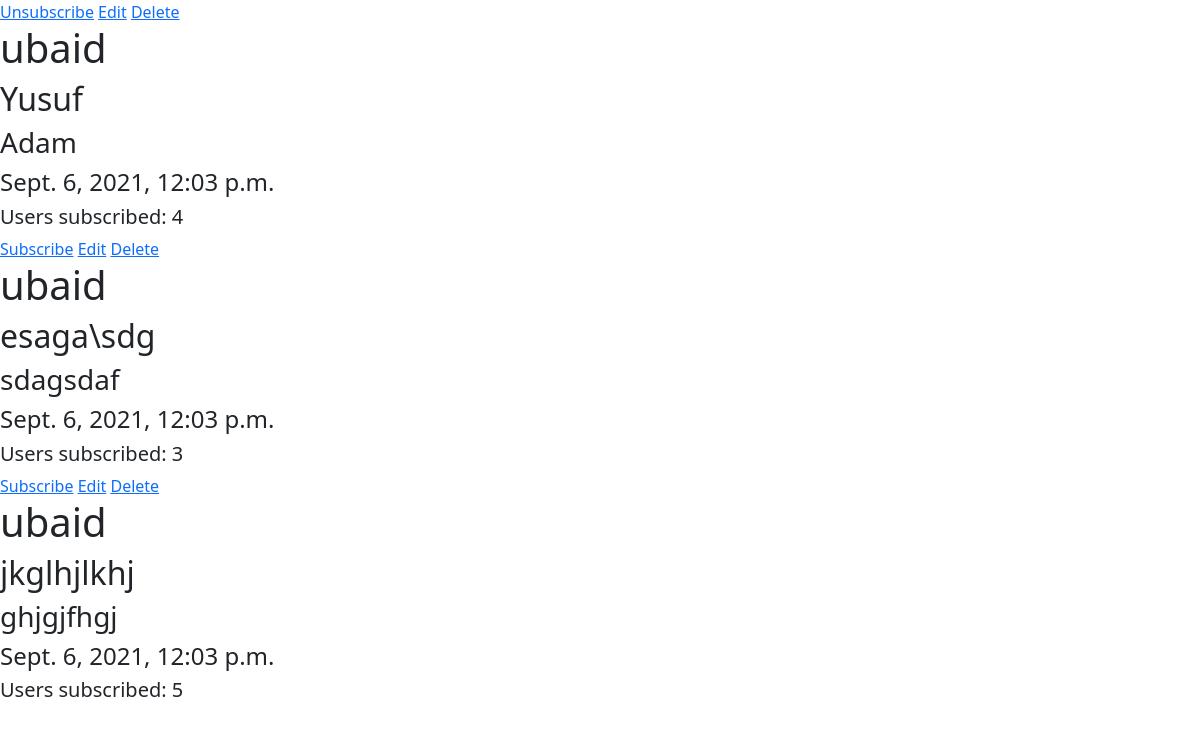
The page / (signed in) on the database as committed earlier.
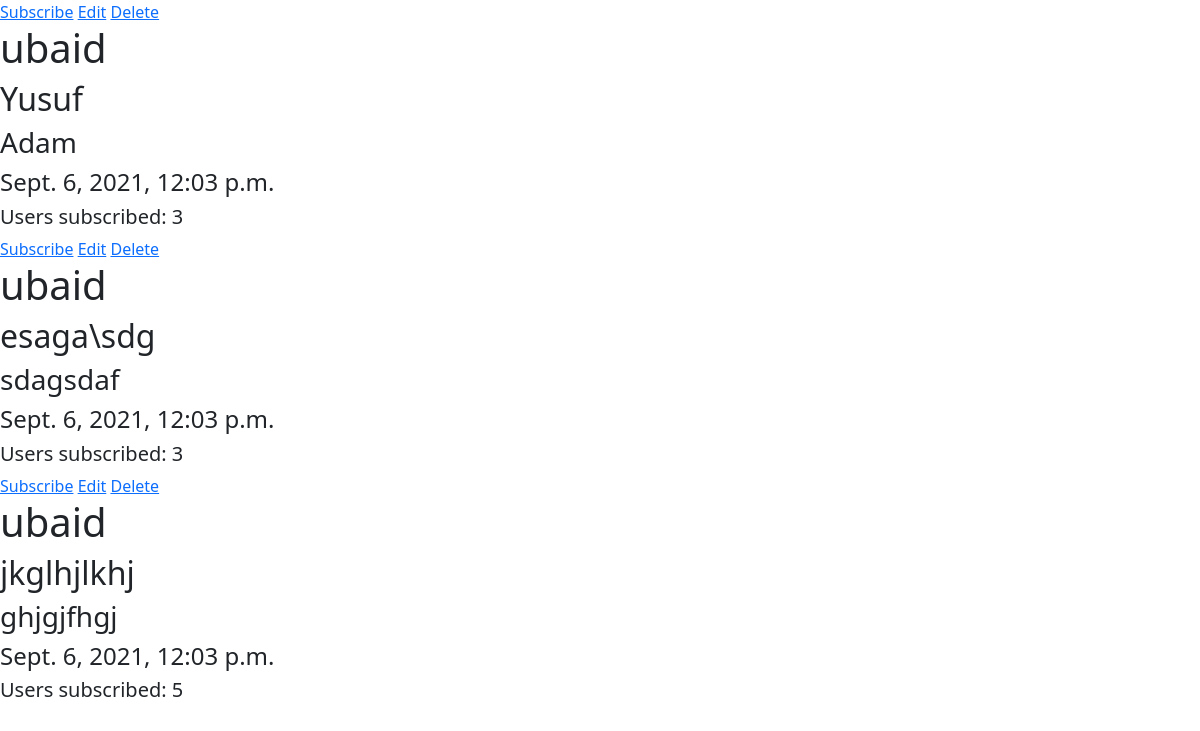
The same page on the database as committed later.
### events/models.py (models this page shows, shortened)
class Event(models.Model):
    title = models.CharField(max_length=100)
    content = models.TextField()
    date_posted = models.DateTimeField(default=timezone.now)
    author = models.ForeignKey(User, on_delete=models.CASCADE)
    shouldAttend = models.BooleanField(default=False)
    subscribed = models.IntegerField(default=0)

### users/models.py (models this page shows)
class User(AbstractUser):
    emailAuthenticated = models.BooleanField(default=False)
    class Meta:
        db_table = 'user'

### events/views.py (the view)
# urls.py: 2. Add a URL to urlpatterns:  path('', views.home, name='home')
@login_required(login_url='login')
def home(request):
    print(request.user.emailAuthenticated)
    for object in UserEventInfo.objects.all():
        object.function()
    for event in Event.objects.all():
        event.shouldAttend = False
    n = 0
    for event in Event.objects.all():
        for evInfo in UserEventInfo.objects.all():
            if evInfo.event == event and evInfo.user == request.user and (evInfo.isAttending == True):
                event.shouldAttend = False
                break
            else:
                n += 1
        if n == len(UserEventInfo.objects.all()):
            event.shouldAttend = True
        else:
            event.shouldAttend = False
        event.save()
        print(n, len(UserEventInfo.objects.all()))
        n = 0
    context = {
        'events': Event.objects.all(),
        'eventinfo': UserEventInfo.objects.all(),
    }
    return render(request, 'events/events.html', context)

### events/models.py (called while the page is built)
    def function(self):
        if self.isCreator == True:
            self.user = self.event.author
            self.save()

### events/templates/events/events.html (shortened to what this page needs)
{% extends "events/base.html" %}
{% block content %}
    {% for event in events %}
        {% if event.shouldAttend == True %}
            <a href={% url 'attend' event.pk %}>Subscribe</a>
        {% else %}
            <a href={% url 'unattend' event.pk %}>Unsubscribe</a>
        {% endif %}
        {% if event.author == request.user %}
            <a href={% url 'edit' event.pk %}>Edit</a>
            <a href={% url 'delete' event.pk %}>Delete</a>
        {% endif %}
        <h1>{{ event.author }}</h1>
        <h2>{{ event.title }}</h2>
        <h3>{{ event.content }}</h3>
        <h4>{{ event.date_posted }}</h4>
        <h5>Users subscribed: {{ event.subscribed }}</h5>
    {% endfor %}
{% endblock content %}

### events/templates/events/base.html (shortened to what this page needs)
<!DOCTYPE html>
<html>
<head>
    <link href="https://cdn.jsdelivr.net/npm/bootstrap@5.1.0/dist/css/bootstrap.min.css" rel="stylesheet">
</head>
<body>
{% block content %}
{% endblock content %}
</body>
</html>

Rows that differ between the two databases and show on the page:
changed Event "Yusuf": subscribed "4" → "3"; shouldAttend "Unsubscribe" → "Subscribe"
